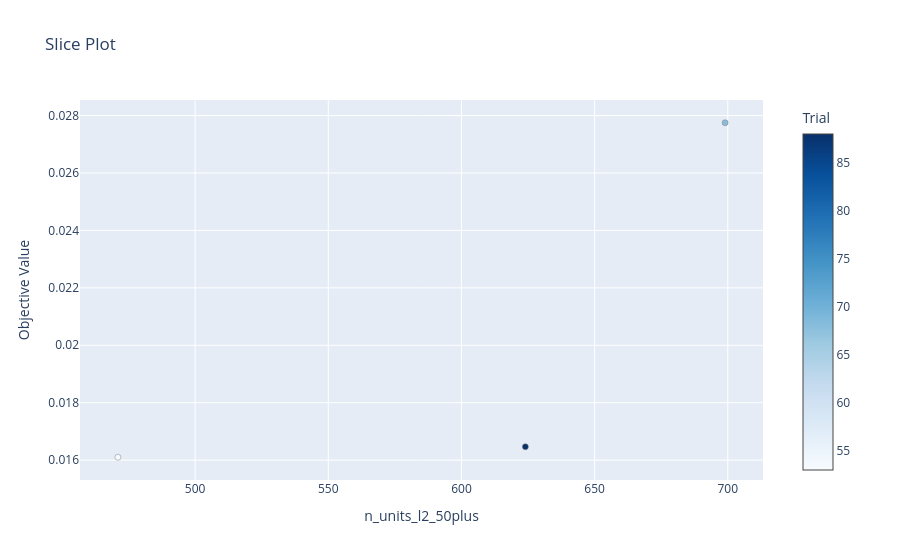

The notebook cell this image was saved under:
### Code cell
optuna.visualization.plot_slice(study, params = ['n_units_l2_50plus']).show()

### Figure 1 — Plotly figure (JSON) as saved in the notebook; plotly's stock layout.template omitted (floating-point values rounded to 4 significant figures)
{"data": [{"marker": {"color": [53, 68, 88], "colorbar": {"title": {"text": "Trial"}, "x": 1, "xpad": 40}, "colorscale": [[0, "rgb(247,251,255)"], [0.125, "rgb(222,235,247)"], [0.25, "rgb(198,219,239)"], [0.375, "rgb(158,202,225)"], [0.5, "rgb(107,174,214)"], [0.625, "rgb(66,146,198)"], [0.75, "rgb(33,113,181)"], [0.875, "rgb(8,81,156)"], [1, "rgb(8,48,107)"]], "line": {"color": "Grey", "width": 0.5}}, "mode": "markers", "name": "Feasible Trial", "showlegend": false, "type": "scatter", "x": [471, 699, 624], "y": [0.0161, 0.02775, 0.01647]}], "layout": {"title": {"text": "Slice Plot"}, "xaxis": {"title": {"text": "n_units_l2_50plus"}}, "yaxis": {"title": {"text": "Objective Value"}}}}
